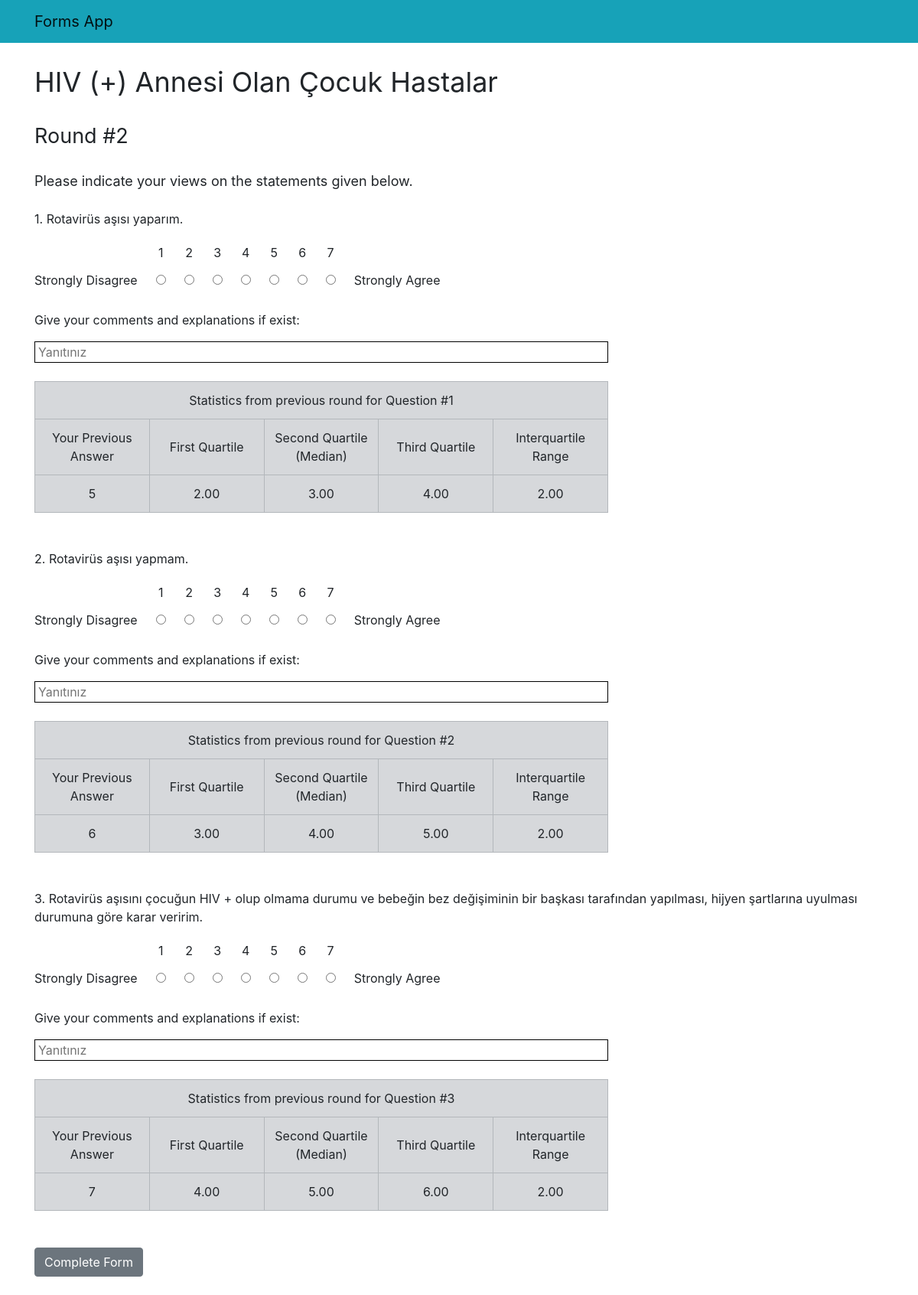
The page /form/5cf0bb078c114f5b943ef7b76259bba8/ (signed in) on the database its author committed.
### form_app/models.py (models this page shows)
class Form(models.Model):
  type_id = models.IntegerField()
  title = models.CharField(max_length=150)
  id = models.UUIDField(default=uuid.uuid4, unique=True, primary_key=True, editable=False)
  visible = models.BooleanField(default=False)

class Question(models.Model):
  description = models.TextField(max_length=500)
  forms = models.ManyToManyField(Form)
  id = models.UUIDField(default=uuid.uuid4, unique=True, primary_key=True, editable=False)

### form_app/views.py (the view, shortened to what this page needs)
# urls.py: path('form/<str:form_id>/', views.formPage, name="form"),
@login_required(login_url='login')
def formPage(request, form_id):
    form = Form.objects.get(id=form_id)
    questions = list(Question.objects.filter(forms__id=form.id))
    questions = sorted(questions, key=lambda x: x.description)
    old_answers_user = []
    old_answers = []
    first_quartile = []
    median = []
    third_quartile = []
    iqr = []
    if AnswerSheet.objects.filter(form=form).filter(user=request.user):
        return redirect('main')
    if form.type_id != 1 and not AnswerSheet.objects.filter(form__type_id=form.type_id - 1).filter(user=request.user):
        return redirect('main')
    if form.type_id > 1:
        for i in questions:
            oldAnswerUser = AnswerQuestion.objects.filter(question=i).filter(
                answer_sheet__form__type_id=form.type_id - 1).filter(answer_sheet__user=request.user)
            if len(oldAnswerUser) == 0:
                old_answers_user.append('N/A')
            else:
                old_answers_user.append(oldAnswerUser[0].option)
            oldAnswer = AnswerQuestion.objects.filter(question=i).filter(
                answer_sheet__form__type_id=form.type_id - 1)
            old_answers.clear()
            for j in oldAnswer:
                old_answers.append(int(j.option))
            if len(old_answers) == 0:
                first_quartile.append('N/A')
                median.append('N/A')
                third_quartile.append('N/A')
                iqr.append('N/A')
            else:
                values = np.percentile(old_answers, [25, 50, 75])
                first_quartile.append("{:.2f}".format(values[0]))
                median.append("{:.2f}".format(values[1]))
                third_quartile.append("{:.2f}".format(values[2]))
                iqr.append("{:.2f}".format(values[2] - values[0]))
    answers = []
    answerSheet = AnswerSheet(form=form, user=request.user)
    finished = False
    return render(request, 'form.html', {'form': form, 'listOfArgs': zip(questions, old_answers_user, first_quartile, median, third_quartile, iqr)})

### form_app/templates/form.html (shortened to what this page needs)
{% load static %}
<!DOCTYPE html>
<html>
<head>
  <link rel='stylesheet' type='text/css' media='screen' href="{% static 'style.css' %}">
  <link rel="stylesheet" href="https://stackpath.bootstrapcdn.com/bootstrap/4.3.1/css/bootstrap.min.css">
</head>
<body>
  <nav class="navbar navbar-expand-lg navbar-light bg-info">
    <div class="container">
      <div class="collapse navbar-collapse" id="navbarText">
        <a class="navbar-brand mr-auto" href="/">Forms App</a>
      </div>
    </div>
  </nav>
  <div class="container">
    <div class="my-4" style="font-size:3vw">{{form.title}}</div>
    <div class="mb-4" style="font-size:2.25vw">Round #{{form.type_id}}</div>
    <div class="mb-4" style="font-size:1.5vw">Please indicate your views on the statements given below.</div>
    <form method="post"> {% csrf_token %}
      {% if form %}
        {% for question, oa, fq, m, tq, iqr in listOfArgs %}
          <div class="mb-2">{{forloop.counter}}. {{question.description}}</div>
          <table class="table table-borderless w-auto" style="width: 90%;">
            <div class="form-check">
              <tbody>
                <tr>
                  <td style="padding-bottom: 0px; padding-left: 0px;"></td>
                  <td style="padding-bottom: 0px; text-align: center;" class="form-check-label">1</td>
                  <td style="padding-bottom: 0px; text-align: center;" class="form-check-label">2</td>
                  <td style="padding-bottom: 0px; text-align: center;" class="form-check-label">3</td>
                  <td style="padding-bottom: 0px; text-align: center;" class="form-check-label">4</td>
                  <td style="padding-bottom: 0px; text-align: center;" class="form-check-label">5</td>
                  <td style="padding-bottom: 0px; text-align: center;" class="form-check-label">6</td>
                  <td style="padding-bottom: 0px; text-align: center;" class="form-check-label">7</td>
                  <td style="padding-bottom: 0px; padding-right: 0px;"></td>
                </tr>
                <tr>
                  <td style="padding-left: 0px"><label class="form-check-label">Strongly Disagree</label></td>
                  <td><input type="radio" value="1" name="{{question.id}}"></td>
                  <td><input type="radio" value="2" name="{{question.id}}"></td>
                  <td><input type="radio" value="3" name="{{question.id}}"></td>
                  <td><input type="radio" value="4" name="{{question.id}}"></td>
                  <td><input type="radio" value="5" name="{{question.id}}"></td>
                  <td><input type="radio" value="6" name="{{question.id}}"></td>
                  <td><input type="radio" value="7" name="{{question.id}}"></td>
                  <td style="padding-right: 0px"><label class="form-check-label">Strongly Agree</label></td>
                </tr>
              </tbody>
            </div>
          </table>
          <div class="justify-content-center mb-3">Give your comments and explanations if exist:</div>
          <input class="mb-4 px-1" style="width: 750px; border: 1px solid black;" placeholder="Yanıtınız" name="{{question.id}} comment">
          {% if form.type_id > 1 %}
            <table class="table table-bordered table-secondary" style="width: 750px;">
              <tbody>
                <tr>
                  <td style="text-align: center;" colspan="5">Statistics from previous round for Question #{{forloop.counter}}</td>
                </tr>
                <tr>
                  <td style="text-align: center; vertical-align: middle;" width="20%">Your Previous Answer</td>
                  <td style="text-align: center; vertical-align: middle;" width="20%">First Quartile</td>
                  <td style="text-align: center; vertical-align: middle;" width="20%">Second Quartile (Median)</td>
                  <td style="text-align: center; vertical-align: middle;" width="20%">Third Quartile</td>
                  <td style="text-align: center; vertical-align: middle;" width="20%">Interquartile Range</td>
                </tr>
                <tr>
                  <td style="text-align: center;">{{oa}}</td>
                  <td style="text-align: center;">{{fq}}</td>
                  <td style="text-align: center;">{{m}}</td>
                  <td style="text-align: center;">{{tq}}</td>
                  <td style="text-align: center;">{{iqr}}</td>
                </tr>
              </tbody>
            </table>
          {% endif %}
        {% endfor %}
      {% endif %}
      <button type="submit" class="btn btn-secondary mb-4">Complete Form</button>
    </form>
  </div>
</body>
</html>

### rows shown on the page
Form: title "HIV (+) Annesi Olan Çocuk Hastalar", type_id "2"
Question: description "Rotavirüs aşısı yaparım.", oa "5", fq "2.00", m "3.00", tq "4.00", iqr "2.00"
Question: description "Rotavirüs aşısı yapmam.", oa "6", fq "3.00", m "4.00", tq "5.00", iqr "2.00"
Question: description "Rotavirüs aşısını çocuğun HIV + olup olmama durumu ve bebeğin bez değişiminin bir başkası tarafından yapılması, hijyen şartlarına uyulması durumuna göre karar veririm.", oa "7", fq "4.00", m "5.00", tq "6.00", iqr "2.00"
